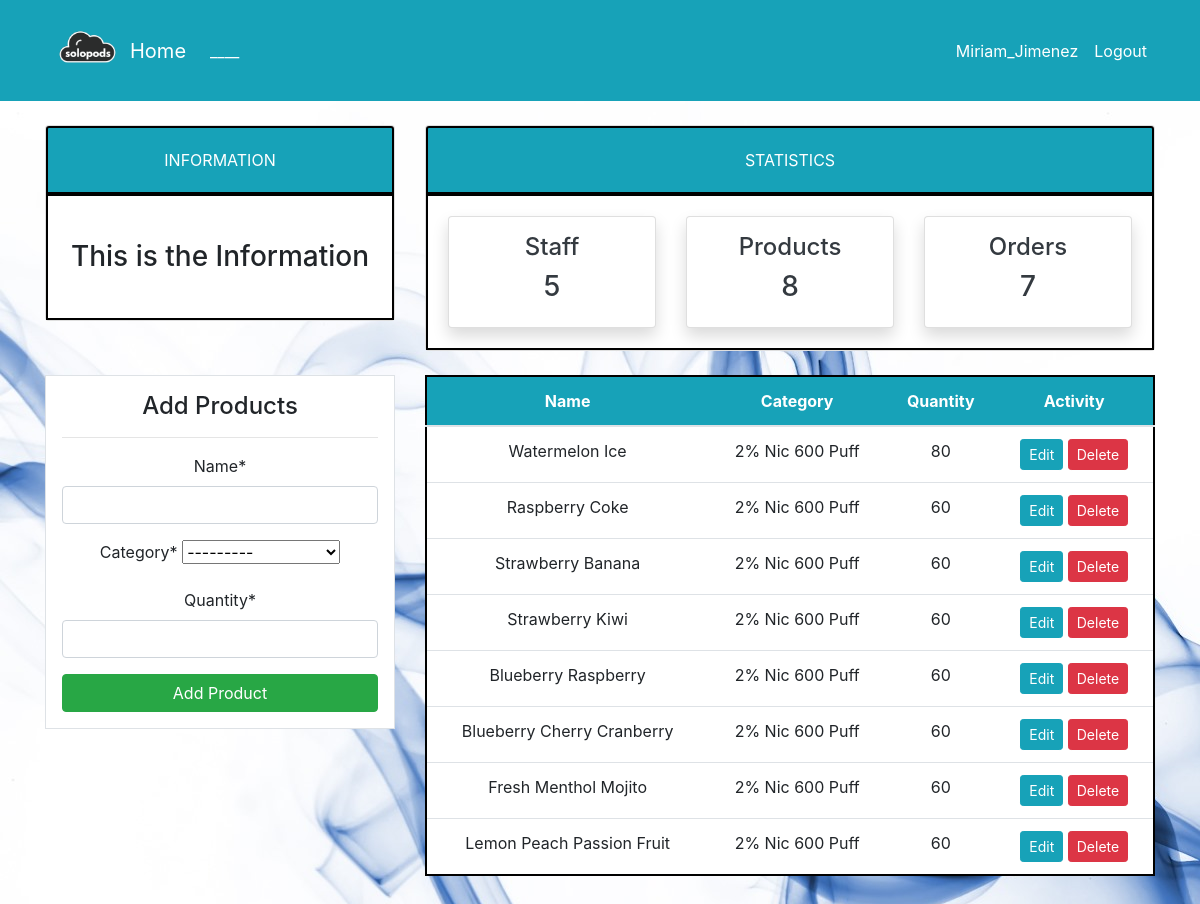
The page /product/ (signed in) on the database as committed earlier.
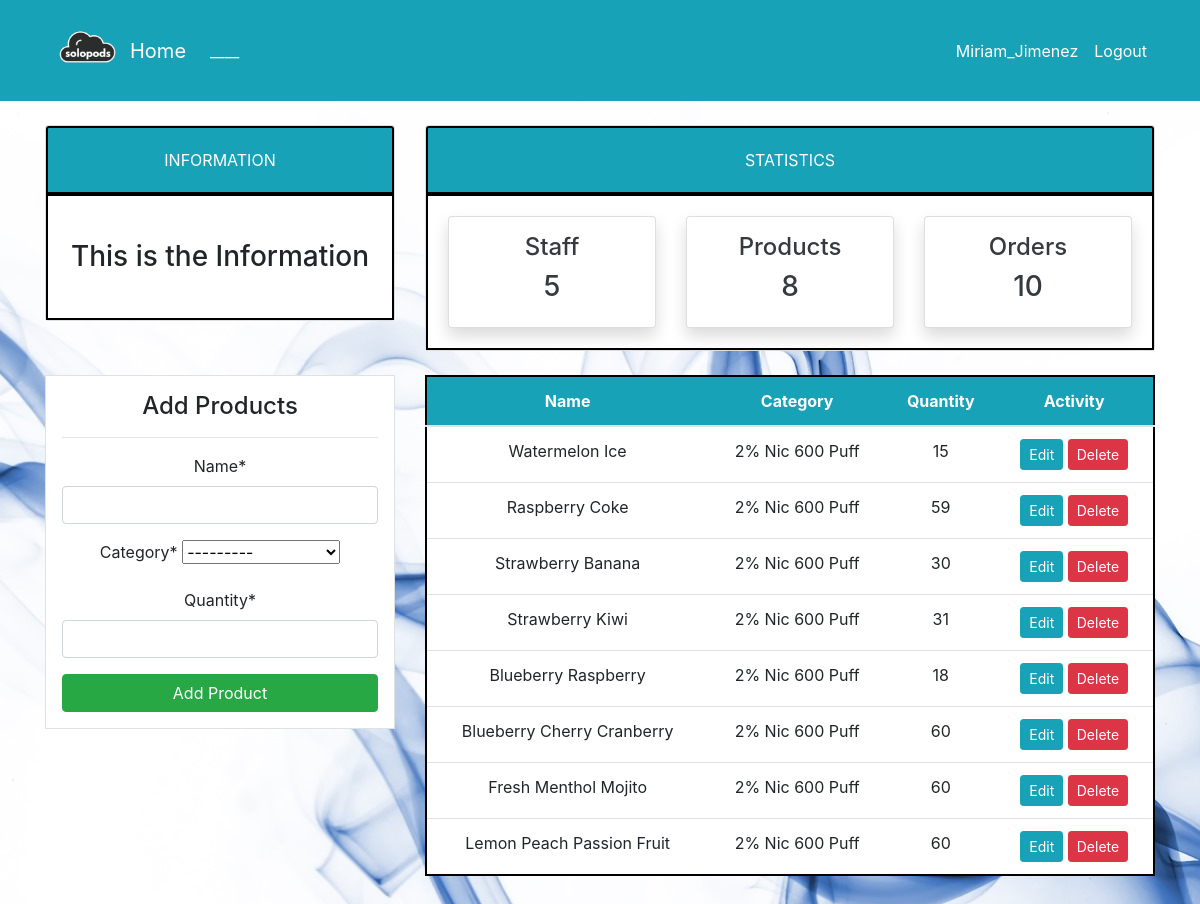
The same page on the database as committed later.
### dashboard/models.py (models this page shows, shortened)
class Product(models.Model):
    name = models.CharField(max_length=100, null=True)
    category = models.CharField(max_length=20, choices=CATEGORY, null=True)
    quantity = models.PositiveIntegerField(null=True)
    iva_rate = models.DecimalField(max_digits=5, decimal_places=2, null=True)
    class Meta:
        verbose_name_plural = 'Product'

### dashboard/views.py (the view)
# urls.py: path('product/', views.product, name='dashboard-product'),
@login_required
def product(request):
    items = Product.objects.all() # Using ORM
    product_count = items.count()
    workers_count = User.objects.all().count()
    orders_count = Order.objects.all().count()
    if request.method == 'POST':
        form = ProductForm(request.POST)
        if form.is_valid():
            form.save()
            product_name = form.cleaned_data.get('name')
            messages.success(request, f'{product_name} has been added')
            return redirect('dashboard-product')
    else:
        form = ProductForm()
    context = {
        'items': items,
        'form': form,
        'workers_count': workers_count,
        'orders_count': orders_count,
        'product_count': product_count,
    }
    return render(request, 'dashboard/product.html', context)

### dashboard/forms.py
class ProductForm(forms.ModelForm):
    class Meta:
        model = Product
        fields = ['name', 'category', 'quantity']

### templates/dashboard/product.html (shortened to what this page needs)
{% extends 'partials/base.html' %}
{% load crispy_forms_tags %}
{% block content %}
{% include 'partials/topnav.html' %}
    <div class="container">
        <div class="row my-4">
            <div class="col-md-4">
                <div class="border bg-white p-3">
                    <h4>Add Products</h4>
                    <hr>
                    <form method="POST">
                        {{ form|crispy }}
                        <input class="btn btn-success btn-block" type="submit" value="Add Product">
                    </form>
                </div>
            </div>
            <div class="col-md-8">
                <table class="table bg-white">
                    <thead class="bg-info">
                        <tr class="text-white">
                            <th scope="col">Name</th>
                            <th scope="col">Category</th>
                            <th scope="col">Quantity</th>
                            <th scope="col">Activity</th>
                        </tr>
                    </thead>
                    <tbody>
                        {% for item in items %}
                        <tr>
                            <td>{{ item.name }}</td>
                            <td>{{ item.category }}</td>
                            <td>{{ item.quantity }}</td>
                            <td>
                                <a class="btn btn-info btn-sm" href="{% url 'dashboard-product-update' item.id %}">Edit</a>
                                <a class="btn btn-danger btn-sm" href="{% url 'dashboard-product-delete' item.id %}">Delete</a>
                            </td>
                        </tr>
                        {% endfor %}
                    </tbody>
                </table>
            </div>
        </div>
    </div>
{% endblock %}

Rows that differ between the two databases and show on the page:
changed Product "Watermelon Ice": quantity "80" → "15"
changed Product "Raspberry Coke": quantity "60" → "59"
changed Product "Strawberry Banana": quantity "60" → "30"
changed Product "Strawberry Kiwi": quantity "60" → "31"
changed Product "Blueberry Raspberry": quantity "60" → "18"
Other text that changed with them:
{{ orders_count }}: "7" → "10"
